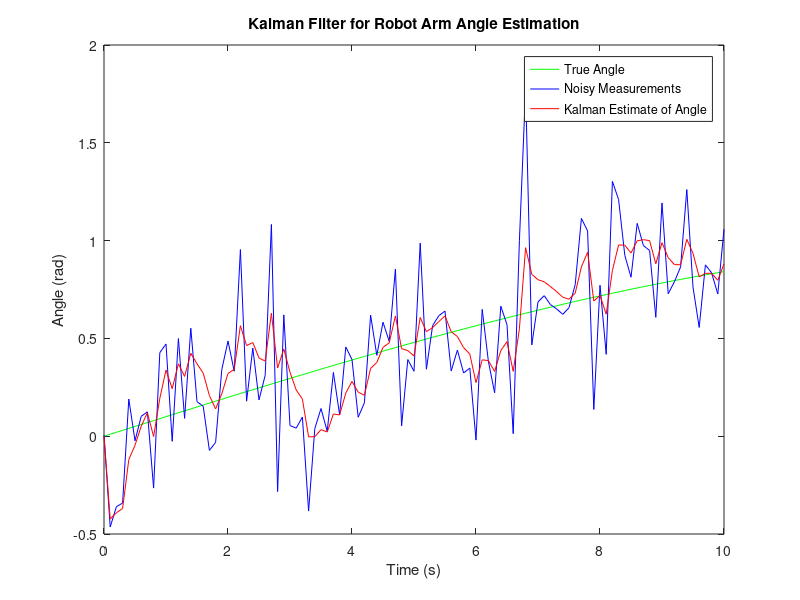

MATLAB code for this plot:
% Time settings
T = 10;            % Total simulation time in seconds
dt = 0.1;          % Time step (Delta t)
time = 0:dt:T;     % Time vector

% State-Space model
A = [1 dt; 0 1];   % State transition matrix
H = [1 0];         % Measurement matrix

% Assume no control input for simplicity
B = [0; 0];        % Control matrix
u = 0;             % Control input

% Noise covariances (Assume some small values)
Q = 0.01 * eye(2); % Process noise covariance
R = 0.1;           % Measurement noise covariance

% Initialization
x_est = [0; 0];    % Initial state estimate (angle and angular velocity)
P_est = eye(2);    % Initial error covariance

% Simulating some true states (for demonstration purposes)
theta_true = sin(0.1*time);          % True angle (just a sine wave for example)
omega_true = 0.1*cos(0.1*time);      % True angular velocity
x_true = [theta_true; omega_true];   % True state matrix

% Creating noisy measurements
z = theta_true + sqrt(R)*randn(size(theta_true)); % Noisy measurements

% Kalman Filter Implementation
for k = 2:length(time)
    % Prediction
    x_pred = A * x_est(:, k-1) + B * u;
    P_pred = A * P_est(:, :, k-1) * A' + Q;

    % Measurement Update
    K = P_pred * H' / (H * P_pred * H' + R); % Kalman gain
    x_est(:, k) = x_pred + K * (z(k) - H * x_pred);
    P_est(:, :, k) = (eye(2) - K * H) * P_pred;

    % (In a real application, you would use the updated state estimate here)
end

% Plotting the results
figure;
plot(time, theta_true, 'g', 'DisplayName', 'True Angle');
hold on;
plot(time, z, 'b', 'DisplayName', 'Noisy Measurements');
plot(time, x_est(1, :), 'r', 'DisplayName', 'Kalman Estimate of Angle');
xlabel('Time (s)');
ylabel('Angle (rad)');
title('Kalman Filter for Robot Arm Angle Estimation');
legend;
